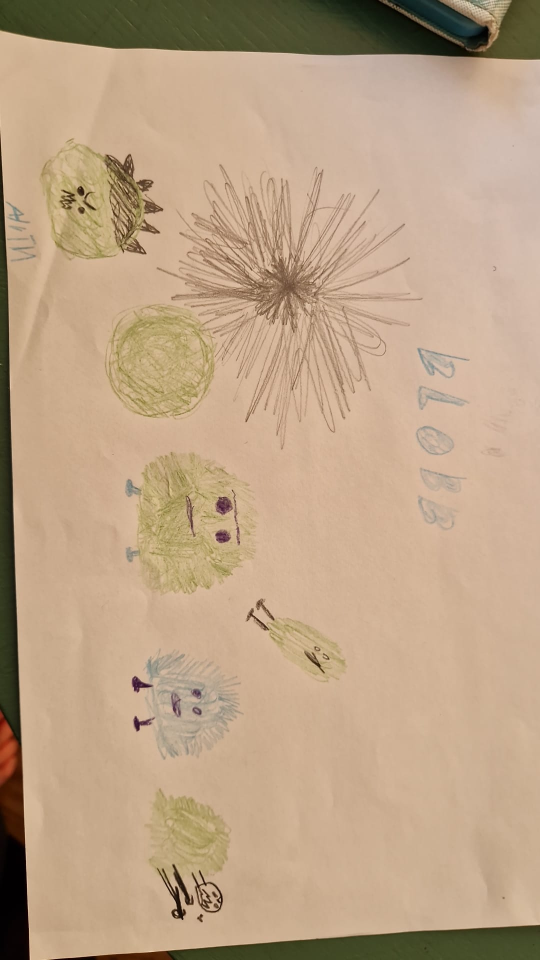
#> input picture assets/drawing.jpeg, 1080 x 1920 px, found by its file name (shown at 1/2 size)
$ python cut_drawing.py
#> lines starting #> are read from the running program, lines starting #| are printed output that depends on the picture
"""Cuts the figures out of the original crayon drawing (assets/drawing.jpeg) into
assets/sprites/drawn_*.png, so the game can use the child's own versions of Blobb.

Usage: python3 tools/cut_drawing.py [preview.png]   (needs numpy, scipy, pillow)

How it works: the paper's brightness is estimated locally (it is unevenly lit), every
pixel's "ink amount" relative to that paper becomes alpha, and the ink colour is
un-mixed from the paper. Characters ("sticker") also get a soft paper-coloured fill
behind the pencil strokes, like a figure cut out of the page with scissors, so they
read well on any background. Scribbles and speed lines stay see-through.
"""
import sys
import numpy as np
from PIL import Image, ImageOps
from scipy import ndimage

SRC = 'assets/drawing.jpeg'
OUT = 'assets/sprites/drawn_%s.png'

# name: (box x0, y0, x1, y1 in the upright 1920x1080 photo, ink filter, sticker fill, max size, ink gain)
#   ink filter: 'all' | 'color' (drop grey pencil) | 'grey' (drop coloured pencil)
FIGURES = {
	'blobb':     ((895, 555, 1200, 840), 'all', True, 420, 1.0),     # the classic: fuzzy, purple eyes, blue feet
	'superjump': ((1190, 380, 1370, 595), 'all', True, 360, 1.0),    # stretched mid-air, legs trailing
	'blue':      ((1295, 590, 1525, 825), 'all', True, 420, 1.6),    # blue, open-mouthed, dark legs
	'dash':      ((1570, 610, 1850, 800), 'all', True, 420, 1.0),    # a green blur with speed lines, face out front
	'ball':      ((600, 640, 845, 875), 'color', True, 360, 1.0),    # a round green scribble, no face, no legs
	'grumpy':    ((275, 745, 525, 1000), 'all', True, 420, 1.0),     # spiky dark crown, angry brows, jagged teeth
	'scribble':  ((320, 258, 905, 770), 'grey', False, 700, 4.0),    # the big grey scribble-burst
	'title':     ((680, 130, 1075, 260), 'all', False, 900, 3.0),    # BLOBB in blue crayon letters
}
# silhouette threshold (fraction of the strongest blurred ink); lower for faintly drawn figures
SOLID = {'blue': 0.2, 'grumpy': 0.2}


def load():
	im = ImageOps.exif_transpose(Image.open(SRC)).convert('RGB')
	assert im.size == (1920, 1080), im.size
	return np.asarray(im).astype(np.float32) / 255.0


def paper_estimate(a):
	"""Local paper colour: a big max-filter (paper is the brightest thing nearby), smoothed."""
	# work at 1/4 size: the filter must be wider than the biggest figure
	small = a[::4, ::4]
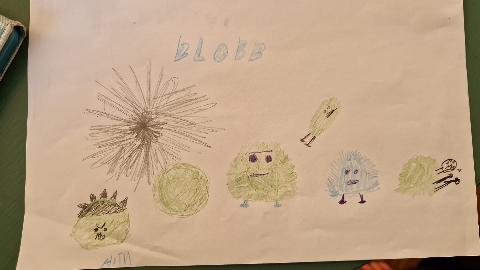
#> small: shape (270, 480, 3) float32; mean of channels 0, 1, 2 0.74, 0.639, 0.529; drawn as R, G, B
	out = np.empty_like(a)
	for c in range(3):
		m = ndimage.maximum_filter(small[..., c], size=41)
		m = ndimage.gaussian_filter(m, 10)
		out[..., c] = ndimage.zoom(m, 4, order=1)[:a.shape[0], :a.shape[1]]
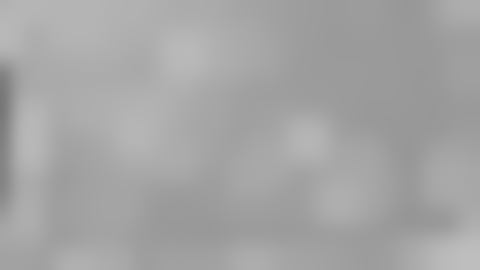
#> m: shape (270, 480) float32; min 0.466, max 0.749, mean 0.646
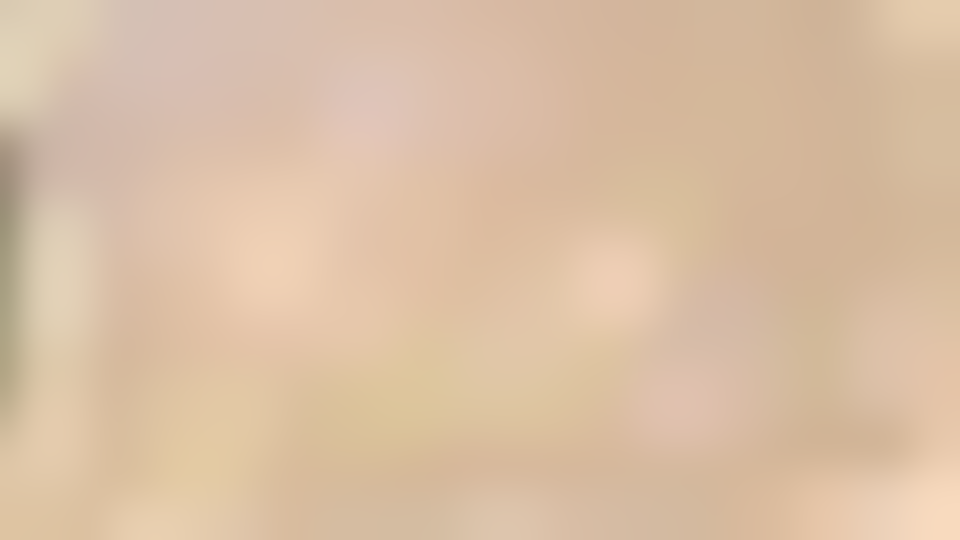
#> out: shape (1080, 1920, 3) float32 (shown at 1/2 size); mean of channels 0, 1, 2 0.862, 0.749, 0.645; drawn as R, G, B
	return np.maximum(out, 0.3)


def cut(name, a, paper, box, ink_filter, sticker, max_size, gain):
	x0, y0, x1, y1 = box
	obs = a[y0:y1, x0:x1]
	pap = paper[y0:y1, x0:x1]
	norm = np.clip(obs / pap, 0, 1)  # white-balanced against the local paper
	diff = 1 - norm
	alpha = np.clip((diff.max(2) - 0.12) * 3.5 * gain, 0, 1)
	sat = norm.max(2) - norm.min(2)
	if ink_filter == 'color':
		alpha *= np.clip((sat - 0.06) * 12, 0, 1)
	elif ink_filter == 'grey':
		alpha *= np.clip((0.08 - sat) * 25, 0, 1)
	alpha = ndimage.gaussian_filter(alpha, 0.6)
	# un-mix against white paper: norm = 1*(1-a) + ink*a, then a little more saturated
	a3 = np.maximum(alpha[..., None], 0.15)
	ink = np.clip((norm - (1 - a3)) / a3, 0, 1)
	g = ink.mean(2, keepdims=True)
	ink = np.clip(g + (ink - g) * 1.3, 0, 1)
	if name == 'title':
		ink *= 0.7  # the letters were drawn very lightly; press a little harder
	if ink_filter == 'grey':
		ink[:] = (0.2, 0.2, 0.22)  # graphite; un-mixing faint grey lines leaves light fringes

	if sticker:
		# a blurred ink map is robust to gaps in the hatching
		blur = ndimage.gaussian_filter(alpha, 7)
		solid = blur > SOLID.get(name, 0.3) * blur.max()
		# close bites out of the edge where the pencil was light (padded so borders don't stick)
		yy, xx = np.mgrid[-14:15, -14:15]
		disk = xx * xx + yy * yy <= 14 * 14
		solid = ndimage.binary_closing(np.pad(solid, 20), structure=disk)[20:-20, 20:-20]
		solid = ndimage.binary_fill_holes(solid)
		lab, n = ndimage.label(solid)
		if n:
			sizes = ndimage.sum(solid, lab, range(1, n + 1))
			keep = [i + 1 for i, s in enumerate(sizes) if s > sizes.max() * 0.15]
			solid = np.isin(lab, keep)
		solid = ndimage.binary_opening(solid, iterations=2)
		fill = ndimage.gaussian_filter(solid.astype(np.float32), 1.5) * 0.95
		paper_col = np.array([0.98, 0.97, 0.94], np.float32)
		out_a = alpha + fill * (1 - alpha)
		rgb = (ink * alpha[..., None] + paper_col * (fill * (1 - alpha))[..., None]) / np.maximum(out_a[..., None], 1e-4)
		# strays outside the silhouette (smudges, other figures' strokes) fade out
		near = ndimage.gaussian_filter(ndimage.binary_dilation(solid, iterations=10).astype(np.float32), 3)
		out_a *= near
	else:
		out_a, rgb = alpha, ink

	rgba = np.dstack([rgb, out_a])
	ys, xs = np.where(out_a > 0.04)
	rgba = rgba[ys.min():ys.max() + 1, xs.min():xs.max() + 1]
	im = Image.fromarray((rgba * 255).astype(np.uint8), 'RGBA')
	im.thumbnail((max_size, max_size), Image.LANCZOS)
	return im


def main():
	a = load()
	paper = paper_estimate(a)
	ims = {}
	for name, (box, f, sticker, size, gain) in FIGURES.items():
		ims[name] = cut(name, a, paper, box, f, sticker, size, gain)
		ims[name].save(OUT % name)
		print(name, ims[name].size)
#> this loop made 8 passes
#> (n in cut, sizes in cut, keep in cut) on passes 1 to 6: (1, [49967], [1]), (1, [13522], [1]), (2, [1506, 27289], [2]), (1, [30218], [1]), (1, [34697], [1]), (1, [45621], [1])
#> pass 1, in cut, `obs = a[y0:y1, x0:x1]`:
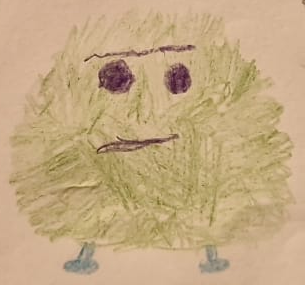
#> obs: shape (285, 305, 3) float32; mean of channels 0, 1, 2 0.769, 0.663, 0.512; drawn as R, G, B
#> pass 1, in cut, `pap = paper[y0:y1, x0:x1]`:
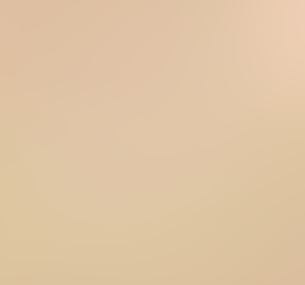
#> pap: shape (285, 305, 3) float32; mean of channels 0, 1, 2 0.879, 0.774, 0.648; drawn as R, G, B
#> pass 1, in cut, `norm = np.clip(obs / pap, 0, 1)`:
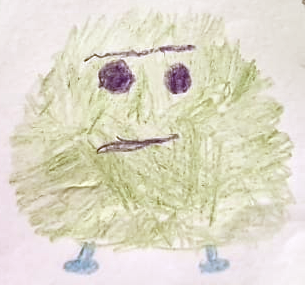
#> norm: shape (285, 305, 3) float32; mean of channels 0, 1, 2 0.875, 0.857, 0.791; drawn as R, G, B
#> pass 1, in cut, `diff = 1 - norm`:
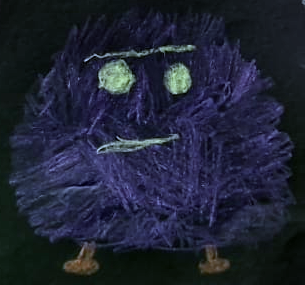
#> diff: shape (285, 305, 3) float32; mean of channels 0, 1, 2 0.125, 0.143, 0.209; drawn as R, G, B
#> after the loop, ims = 8 items
	if len(sys.argv) > 1:  # preview sheet on a mid-grey and a forest-green background
		w = sum(i.width for i in ims.values()) + 20 * len(ims)
		h = max(i.height for i in ims.values())
		sheet = Image.new('RGB', (w, h * 2), (128, 128, 128))
		sheet.paste((40, 90, 50), (0, h, w, h * 2))
		x = 0
		for i in ims.values():
			sheet.paste(i, (x, 0), i)
			sheet.paste(i, (x, h), i)
			x += i.width + 20
		sheet.save(sys.argv[1])


if __name__ == '__main__':
	main()
